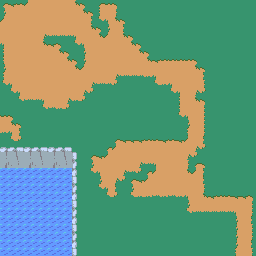

Rendered tile map (Tiled .tmx) drawn with the repository's tilesets; below, a short description and the full map source, tile grids included:
An orthogonal 32x32 tile map with 8x8 px tiles, 2 tile layers (Tile Layer 1, Tile Layer 2) and 1 object.

<map version="1.0" tiledversion="2017.09.13" orientation="orthogonal" renderorder="right-down" width="32" height="32" tilewidth="8" tileheight="8" infinite="0" nextobjectid="4">
 <tileset firstgid="1" source="tilesheet_1.tsx" />
 <layer name="Tile Layer 1" width="32" height="32">
  <data encoding="csv">
1,133,2,134,66,66,66,66,66,132,3,69,1,2,3,69,69,69,69,69,69,69,69,69,69,69,69,69,69,69,69,69,
70,66,66,66,66,66,66,66,66,66,132,3,65,66,67,69,69,69,69,69,69,69,69,69,69,69,69,69,69,69,69,69,
134,66,66,66,66,66,66,66,66,66,66,68,129,6,132,3,69,69,69,69,69,69,69,69,69,69,69,69,69,69,69,69,
66,66,66,66,66,66,66,66,66,66,66,132,3,70,66,68,69,69,69,69,69,69,69,69,69,69,69,69,69,69,69,69,
66,66,66,66,66,4,5,5,5,6,66,66,132,134,66,132,3,69,69,69,69,69,69,69,69,69,69,69,69,69,69,69,
6,66,66,66,66,132,133,3,69,129,6,66,66,66,66,66,132,3,69,69,69,69,69,69,69,69,69,69,69,69,69,69,
65,66,66,66,66,66,66,132,3,69,70,66,66,66,66,66,66,132,3,69,69,69,69,69,69,69,69,69,69,69,69,69,
65,66,66,66,66,66,66,66,132,3,70,66,66,66,66,66,66,66,132,133,2,2,2,2,3,69,69,69,69,69,69,69,
70,66,66,66,66,66,66,66,66,132,134,66,66,66,66,66,66,66,66,66,66,66,66,66,132,3,69,69,69,69,69,69,
65,66,66,66,66,66,66,66,66,66,66,66,66,66,4,5,5,5,130,6,66,66,66,66,66,68,69,69,69,69,69,69,
129,6,66,66,66,66,66,66,66,66,66,4,5,5,131,69,69,69,69,129,130,6,66,66,66,67,69,69,69,69,69,69,
69,129,6,66,66,66,66,66,66,66,4,131,69,69,69,69,69,69,69,69,69,129,6,66,4,131,69,69,69,69,69,69,
69,69,129,5,5,6,66,66,4,130,131,69,69,69,69,69,69,69,69,69,69,69,65,66,132,3,69,69,69,69,69,69,
69,69,69,69,69,129,5,130,131,69,69,69,69,69,69,69,69,69,69,69,69,69,65,66,66,67,69,69,69,69,69,69,
2,3,69,69,69,69,69,69,69,69,69,69,69,69,69,69,69,69,69,69,69,69,129,6,66,67,69,69,69,69,69,69,
66,132,3,69,69,69,69,69,69,69,69,69,69,69,69,69,69,69,69,69,69,69,69,70,66,67,69,69,69,69,69,69,
130,6,68,69,69,69,69,69,69,69,69,69,69,69,69,69,69,69,69,69,69,69,69,65,66,67,69,69,69,69,69,69,
69,129,131,69,69,69,69,69,69,69,69,69,69,69,1,133,133,133,2,2,133,2,133,134,66,68,69,69,69,69,69,69,
69,69,69,69,1,2,133,133,3,69,69,69,69,1,134,66,66,66,66,66,66,66,66,66,4,131,69,69,69,69,69,69,
133,133,133,2,134,66,66,66,132,3,69,1,133,134,66,66,66,66,66,66,66,66,66,4,131,69,69,69,69,69,69,69,
66,66,66,66,66,66,66,66,66,67,69,70,66,66,66,66,66,4,5,6,66,66,66,67,1,3,69,69,69,69,69,69,
0,0,0,0,0,0,0,0,0,67,69,129,6,66,66,4,5,131,1,134,66,66,66,132,134,68,69,69,69,69,69,69,
0,0,0,0,0,0,0,0,0,131,69,69,70,66,4,131,1,133,134,66,66,66,66,66,66,68,69,69,69,69,69,69,
0,0,0,0,0,0,0,0,0,69,69,69,129,6,68,69,70,66,66,66,66,66,66,66,66,67,69,69,69,69,69,69,
0,0,0,0,0,0,0,0,0,69,69,69,69,129,131,69,129,130,130,5,130,5,130,6,66,132,133,2,2,133,133,3,
0,0,0,0,0,0,0,0,0,69,69,69,69,69,69,69,69,69,69,69,69,69,69,70,66,66,66,66,66,66,66,67,
0,0,0,0,0,0,0,0,0,69,69,69,69,69,69,69,69,69,69,69,69,69,69,129,5,5,5,5,5,6,66,67,
0,0,0,0,0,0,0,0,0,69,69,69,69,69,69,69,69,69,69,69,69,69,69,69,69,69,69,69,69,70,66,68,
0,0,0,0,0,0,0,0,0,69,69,69,69,69,69,69,69,69,69,69,69,69,69,69,69,69,69,69,69,70,66,67,
0,0,0,0,0,0,0,0,0,69,69,69,69,69,69,69,69,69,69,69,69,69,69,69,69,69,69,69,69,70,66,67,
0,0,0,0,0,0,0,0,0,69,69,69,69,69,69,69,69,69,69,69,69,69,69,69,69,69,69,69,69,70,66,68,
0,0,0,0,0,0,0,0,0,69,69,69,69,69,69,69,69,69,69,69,69,69,69,69,69,69,69,69,69,65,66,67
</data>
 </layer>
 <layer name="Tile Layer 2" width="32" height="32">
  <data encoding="csv">
0,0,0,0,0,0,0,0,0,0,0,0,0,0,0,0,0,0,0,0,0,0,0,0,0,0,0,0,0,0,0,0,
0,0,0,0,0,0,0,0,0,0,0,0,0,0,0,0,0,0,0,0,0,0,0,0,0,0,0,0,0,0,0,0,
0,0,0,0,0,0,0,0,0,0,0,0,0,0,0,0,0,0,0,0,0,0,0,0,0,0,0,0,0,0,0,0,
0,0,0,0,0,0,0,0,0,0,0,0,0,0,0,0,0,0,0,0,0,0,0,0,0,0,0,0,0,0,0,0,
0,0,0,0,0,0,0,0,0,0,0,0,0,0,0,0,0,0,0,0,0,0,0,0,0,0,0,0,0,0,0,0,
0,0,0,0,0,0,0,0,0,0,0,0,0,0,0,0,0,0,0,0,0,0,0,0,0,0,0,0,0,0,0,0,
0,0,0,0,0,0,0,0,0,0,0,0,0,0,0,0,0,0,0,0,0,0,0,0,0,0,0,0,0,0,0,0,
0,0,0,0,0,0,0,0,0,0,0,0,0,0,0,0,0,0,0,0,0,0,0,0,0,0,0,0,0,0,0,0,
0,0,0,0,0,0,0,0,0,0,0,0,0,0,0,0,0,0,0,0,0,0,0,0,0,0,0,0,0,0,0,0,
0,0,0,0,0,0,0,0,0,0,0,0,0,0,0,0,0,0,0,0,0,0,0,0,0,0,0,0,0,0,0,0,
0,0,0,0,0,0,0,0,0,0,0,0,0,0,0,0,0,0,0,0,0,0,0,0,0,0,0,0,0,0,0,0,
0,0,0,0,0,0,0,0,0,0,0,0,0,0,0,0,0,0,0,0,0,0,0,0,0,0,0,0,0,0,0,0,
0,0,0,0,0,0,0,0,0,0,0,0,0,0,0,0,0,0,0,0,0,0,0,0,0,0,0,0,0,0,0,0,
0,0,0,0,0,0,0,0,0,0,0,0,0,0,0,0,0,0,0,0,0,0,0,0,0,0,0,0,0,0,0,0,
0,0,0,0,0,0,0,0,0,0,0,0,0,0,0,0,0,0,0,0,0,0,0,0,0,0,0,0,0,0,0,0,
0,0,0,0,0,0,0,0,0,0,0,0,0,0,0,0,0,0,0,0,0,0,0,0,0,0,0,0,0,0,0,0,
0,0,0,0,0,0,0,0,0,0,0,0,0,0,0,0,0,0,0,0,0,0,0,0,0,0,0,0,0,0,0,0,
0,0,0,0,0,0,0,0,0,0,0,0,0,0,0,0,0,0,0,0,0,0,0,0,0,0,0,0,0,0,0,0,
7,8,9,7,8,9,7,8,9,0,0,0,0,0,0,0,0,0,0,0,0,0,0,0,0,0,0,0,0,0,0,0,
71,72,73,71,72,73,71,72,73,11,0,0,0,0,0,0,0,0,0,0,0,0,0,0,0,0,0,0,0,0,0,0,
135,136,137,135,136,137,135,136,137,75,0,0,0,0,0,0,0,0,0,0,0,0,0,0,0,0,0,0,0,0,0,0,
258,258,258,258,258,258,258,258,258,139,0,0,0,0,0,0,0,0,0,0,0,0,0,0,0,0,0,0,0,0,0,0,
258,258,258,258,258,258,258,258,258,11,0,0,0,0,0,0,0,0,0,0,0,0,0,0,0,0,0,0,0,0,0,0,
258,258,258,258,258,258,258,258,258,75,0,0,0,0,0,0,0,0,0,0,0,0,0,0,0,0,0,0,0,0,0,0,
258,258,258,258,258,258,258,258,258,139,0,0,0,0,0,0,0,0,0,0,0,0,0,0,0,0,0,0,0,0,0,0,
258,258,258,258,258,258,258,258,258,11,0,0,0,0,0,0,0,0,0,0,0,0,0,0,0,0,0,0,0,0,0,0,
258,258,258,258,258,258,258,258,258,75,0,0,0,0,0,0,0,0,0,0,0,0,0,0,0,0,0,0,0,0,0,0,
258,258,258,258,258,258,258,258,258,139,0,0,0,0,0,0,0,0,0,0,0,0,0,0,0,0,0,0,0,0,0,0,
258,258,258,258,258,258,258,258,258,11,0,0,0,0,0,0,0,0,0,0,0,0,0,0,0,0,0,0,0,0,0,0,
258,258,258,258,258,258,258,258,258,75,0,0,0,0,0,0,0,0,0,0,0,0,0,0,0,0,0,0,0,0,0,0,
258,258,258,258,258,258,258,258,258,139,0,0,0,0,0,0,0,0,0,0,0,0,0,0,0,0,0,0,0,0,0,0,
258,258,258,258,258,258,258,258,258,11,0,0,0,0,0,0,0,0,0,0,0,0,0,0,0,0,0,0,0,0,0,0
</data>
 </layer>
 <objectgroup name="Solids">
  <object id="3" x="32.8472" y="67.1103">
   <polygon points="0,0 45.8729,45.0234 61.7301,-5.38015" />
  </object>
 </objectgroup>
</map>